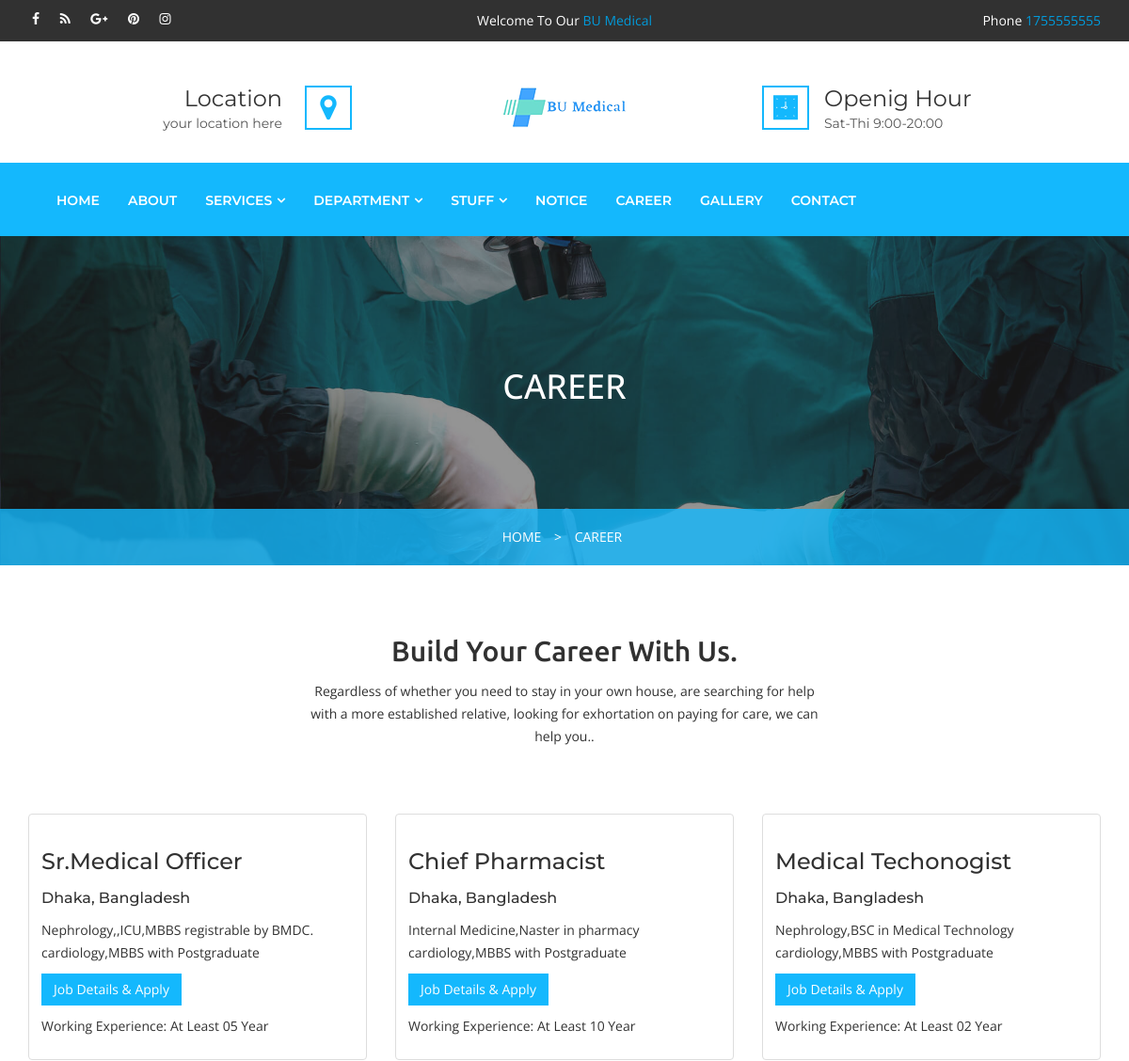
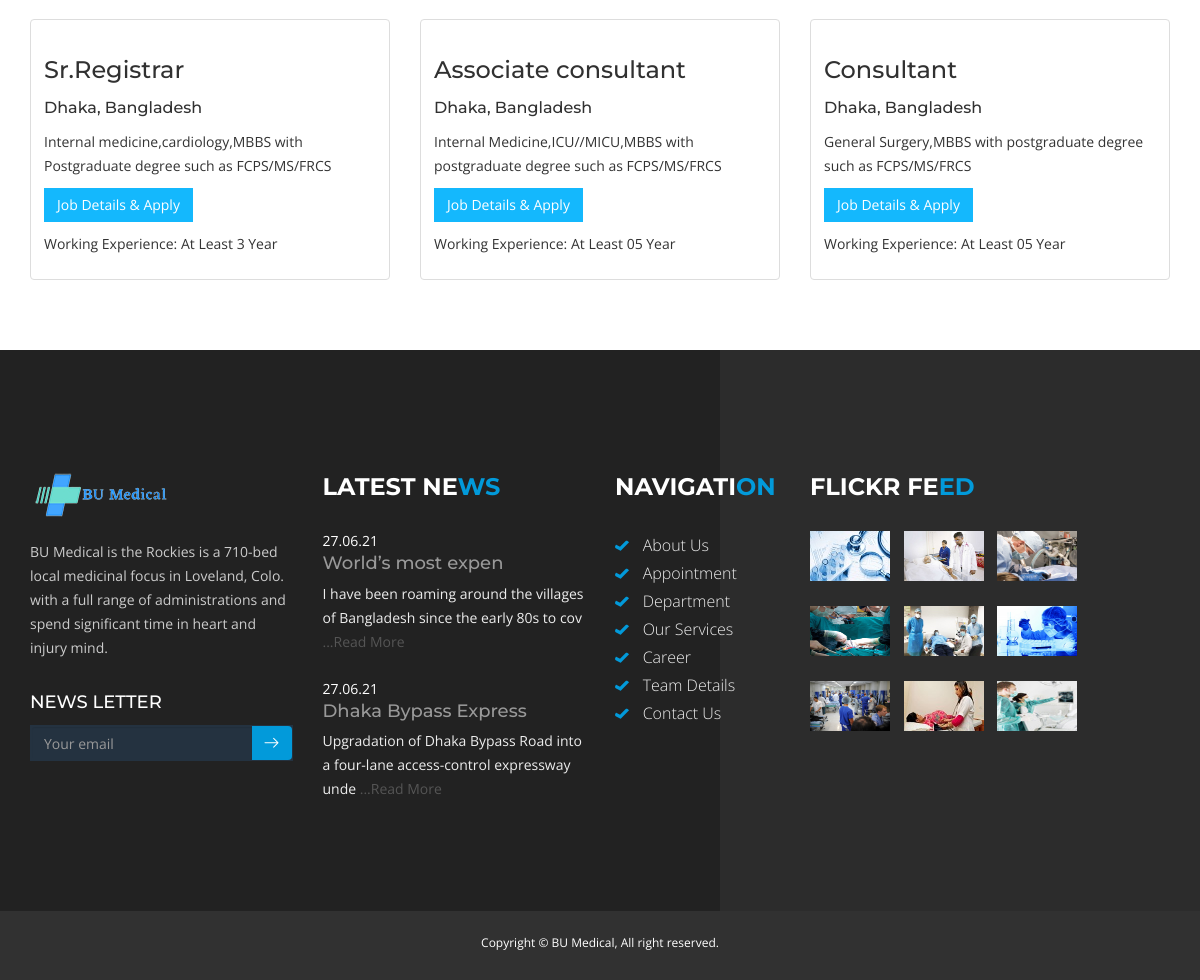
/carrer.php, run on the app's committed database (2 pictures, top to bottom).
### tables this page shows
CREATE TABLE `setting` (
  `web_name` varchar(255) NOT NULL,
  `logo` varchar(255) NOT NULL,
  `address` varchar(2000) NOT NULL,
  `country` varchar(255) NOT NULL,
  `city` varchar(255) NOT NULL,
  `email` varchar(255) NOT NULL,
  `mobile` int(255) NOT NULL
);

CREATE TABLE `job_post` (
  `id` int(11) NOT NULL,
  `title` varchar(256) NOT NULL,
  `detail` text NOT NULL,
  `open_post` varchar(128) NOT NULL,
  `job_nature` varchar(128) NOT NULL,
  `educational_background` varchar(128) NOT NULL,
  `experience` varchar(128) NOT NULL,
  `job_location` varchar(256) NOT NULL,
  `salary_range` varchar(128) NOT NULL,
  `application_deadline` varchar(128) NOT NULL,
  `status` tinyint(4) NOT NULL,
  `created_at` timestamp NOT NULL DEFAULT current_timestamp()
);

CREATE TABLE `notice` (
  `id` int(11) NOT NULL,
  `title` varchar(256) NOT NULL,
  `detail` text NOT NULL,
  `date_of_post` varchar(25) NOT NULL,
  `status` tinyint(2) NOT NULL,
  `created_at` timestamp NOT NULL DEFAULT current_timestamp()
);

CREATE TABLE `gallery` (
  `id` int(11) NOT NULL,
  `category` varchar(255) NOT NULL,
  `title` varchar(256) NOT NULL,
  `image` varchar(128) NOT NULL,
  `created_at` timestamp NOT NULL DEFAULT current_timestamp()
);

### carrer.php (the view, shortened to what this page needs)
<?php include 'template/header.php'; ?>
<div class="ulockd-inner-home">
    <div class="container text-center">
        <div class="row">
            <div class="ulockd-inner-conraimer-details">
                <div class="col-md-12">
                    <h1 class="text-uppercase">CAREER</h1>
                </div>
                <div class="col-md-12">
                    <div class="ulockd-icd-layer">
                        <ul class="list-inline ulockd-icd-sub-menu">
                            <li><a href="#"> HOME </a></li>
                            <li><a href="#"> > </a></li>
                            <li> <a href="#"> CAREER </a> </li>
                        </ul>
                    </div>
                </div>
            </div>
        </div>
    </div>
</div>
<section class="ulockd-career">
    <div class="container">
        <div class="row">
            <div class="col-md-6 col-md-offset-3 text-center">
                <h2>Build Your Career With Us.</h2>
                <p>Regardless of whether you need to stay in your own house, are searching for help with a more established relative, looking for exhortation on paying for care, we can help you..</p>
            </div>
        </div>
        <div class="row ulockd-mrgn1260">
            <?php
                include "config/db_config.php";
                $sql = "SELECT * FROM job_post where status=1 ORDER BY id DESC";
                $table = mysqli_query($conn, $sql);
                while($row = mysqli_fetch_assoc($table))
                {
            ?>
            <div class="col-sm-6 col-md-4">
                <div class="thumbnail">
                    <div class="caption">
                        <h3><?php echo $row['title']; ?></h3>
                        <h5><?php echo $row['job_location']; ?></h5>
                        <p><?php echo $row['job_nature']; ?>,<?php echo $row['educational_background']; ?></p>
                        <p><a href=""   class="btn btn-default ulockd-btn-thm2" role="button" data-toggle="modal" data-target="#myModal_<?php echo $row['id']; ?>"> Job Details & Apply</a></p>
                        <p>Working Experience: <?php echo $row['experience']; ?></p>
                    </div>
                </div>
            </div>
            <?php } ?>
        </div>
    </div>
</section>
<?php include 'template/footer.php'; ?>

### template/header.php (shortened to what this page needs)
<?php
    include 'config/db_config.php';
?>
<?php
$sql_set_view = "SELECT * FROM setting";
$result_set_view = $conn->query($sql_set_view);
?>
<!DOCTYPE html>
<html dir="ltr" lang="en">
    <head>
        <link rel="stylesheet" href="css/bootstrap.min.css">
        <link rel="stylesheet" href="css/all-plugins.css">
        <link rel="stylesheet" href="css/style.css">
        <link rel="stylesheet" href="css/theme-color.css">
        <link rel="stylesheet" href="css/responsive.css">
    </head>
    <body>
        <div class="wrapper">
            <div class="header-top">
                <div class="container">
                    <div class="row">
                        <div class="col-md-4">
                            <div class="social-linked">
                                <ul class="list-inline">
                                    <li><a href="#"><i class="fa fa-facebook"></i></a></li>
                                    <li><a href="#"><i class="fa fa-rss"></i></a></li>
                                    <li><a href="#"><i class="fa fa-google-plus"></i></a></li>
                                    <li><a href="#"><i class="fa fa-pinterest"></i></a></li>
                                    <li><a href="#"><i class="fa fa-instagram"></i></a></li>
                                </ul>
                            </div>
                        </div>
                        <?php
                            while($row_set = mysqli_fetch_assoc($result_set_view)){
                        ?>
                        <div class="col-md-4">
                            <div class="welcm-ht text-center">
                                <p class="ulockd-welcntxt">Welcome To Our<span class="text-thm1"> <?php echo $row_set['web_name']; ?></span></p>
                            </div>
                        </div>
                        <div class="col-md-4">
                            <div class="welcm-ht text-right">
                                <p class="ulockd-welcntxt">Phone<span class="text-thm1"> <?php echo $row_set['mobile']; ?></span></p>
                            </div>
                        </div>
                    </div>
                </div>
            </div>
            <div class="header-middle">
                <div class="container">
                    <div class="row">
                        <div class="col-xs-12 col-sm-4 col-md-4">
                            <div class="ulockd-contact-info text-right">
                                <div class="ulockd-icon pull-right"><span class="flaticon-map-marker"></span></div>
                                <div class="ulockd-info">
                                    <h3>Location</h3>
                                    <p class="ulockd-cell">your location here</p>
                                </div>
                            </div>
                        </div>
                        <div class="col-xs-12 col-sm-4 col-md-4">
                            <div class="ulockd-welcm-hmddl text-center">
                                <a href="index.php" class="ulockd-main-logo"><img src="admin/upload/logo/<?php echo $row_set['logo']; ?>" alt=""></a>
                            </div>
                        </div>
                        <?php } ?>
                        <div class="col-xs-12 col-sm-4 col-md-4">
                            <div class="ulockd-ohour-info">
                                <div class="ulockd-icon pull-left"><span class="flaticon-clock-1"></span></div>
                                <div class="ulockd-info">
                                    <h3>Openig Hour</h3>
                                    <p class="ulockd-addrss">Sat-Thi 9:00-20:00</p>
                                </div>
                            </div>
                        </div>
                    </div>
                </div>
            </div>
            <header class="header-nav">
                <div class="main-header-nav navbar-scrolltofixed">
                    <div class="container">
                        <nav class="navbar navbar-default bootsnav menu-style1 light-blue">
                            <div class="collapse navbar-collapse" id="navbar-menu">
                                <ul class="nav navbar-nav navbar-left" data-in="fadeIn">
                                    <li class="dropdown">
                                        <a href="index.php">Home</a>
                                    </li>
                                    <li class="dropdown">
                                        <a href="about.php">About</a>
                                    </li>
                                    <li class="dropdown">
                                        <a href="service.php" class="dropdown-toggle">Services</a>
                                    </li>
                                    <li class="dropdown">
                                        <a href="department.php" class="dropdown-toggle">Department</a>
                                    </li>
                                    <li class="dropdown">
                                        <a href="team.php" class="dropdown-toggle">Stuff</a>
                                    </li>
                                    <li class="dropdown">
                                        <a href="notice.php">Notice</a>
                                    </li>
                                    <li class="dropdown">
                                        <a href="carrer.php">Career</a>
                                    </li>
                                    <li class="dropdown">
                                        <a href="gallery.php">Gallery</a>
                                    </li>
                                    <li class="dropdown">
                                        <a href="contact.php">Contact</a>
                                    </li>
                                </ul>
                            </div>
                    </div>
                </div>
            </header>

### template/footer.php (shortened to what this page needs)
<?php
$sql_notice_rec = "SELECT * FROM notice WHERE status = 1 ORDER BY id DESC limit 2";
$result_notice_rec = mysqli_query($conn, $sql_notice_rec);
$sql_gallery_view = "SELECT * FROM gallery ORDER BY id DESC limit 9";
$result_gallery_view = $conn->query($sql_gallery_view);
?>
<section class="ulockd-footer">
    <div class="container">
        <div class="row">
            <div class="col-xs-12 col-sm-6 col-md-3 col-lg-3">
                <div class="ulockd-footer-widget">
                    <img alt="" src="images/header-logo.png" class="img-responsive ulockd-footer-log">
                    <p class="ulockd-ftr-text">BU Medical is the Rockies is a 710-bed local medicinal focus in Loveland, Colo. with a full range of administrations and spend significant time in heart and injury mind.</p>
                </div>
                <div class="ulockd-footer-newsletter">
                    <h4 class="title text-uppercase">News Letter</h4>
                    <form class="ulockd-mailchimp">
                        <div class="input-group">
                            <input type="email" class="form-control input-md" placeholder="Your email" name="EMAIL" value="">
                            <span class="input-group-btn">
                                <button type="submit" class="btn btn-md"><i class="icon flaticon-right-arrow"></i></button>
                            </span>
                        </div>
                    </form>
                </div>
            </div>
            <div class="col-xs-12 col-sm-6 col-md-3 col-lg-3">
                <div class="ulockd-footer-lnews">
                    <h3 class="text-uppercase">Latest Ne<span class="text-thm1">ws</span></h3>
                    <div class="ulockd-media-box">
                        <?php
                            if($result_notice_rec->num_rows > 0) {
                                while ($rows_notice_rec = $result_notice_rec->fetch_assoc()) {
                        ?>
                        <div class="media">
                            <div class="media-body">
                                <a href="#" class="post-date"><?php echo $rows_notice_rec['date_of_post']; ?></a>
                                <h4 class="media-heading"><?php echo substr($rows_notice_rec['title'], 0, 20); ?></h4>
                                <p><?php echo substr($rows_notice_rec['detail'], 0, 80); ?><a href="single_notice.php?notice_id=<?php echo $rows_notice_rec['id']; ?>"> ...Read More</a></p>
                            </div>
                        </div>
                        <?php }} ?>
                    </div>
                </div>
            </div>
            <div class="col-xs-12 col-sm-6 col-md-3 col-lg-2">
                <div class="ulockd-footer-qlink">
                    <h3 class="text-uppercase">NAVIGATI<span class="text-thm1">ON</span></h3>
                    <ul class="list-unstyled">
                        <li> <span class="flaticon-checked-mark text-thm1"></span> <a href="about.php"> About Us</a></li>
                        <li> <span class="flaticon-checked-mark text-thm1"></span> <a href="appoinment.php"> Appointment</a></li>
                        <li> <span class="flaticon-checked-mark text-thm1"></span> <a href="department.php"> Department</a></li>
                        <li> <span class="flaticon-checked-mark text-thm1"></span> <a href="service.php"> Our Services</a></li>
                        <li> <span class="flaticon-checked-mark text-thm1"></span> <a href="career.php"> Career</a></li>
                        <li> <span class="flaticon-checked-mark text-thm1"></span> <a href="team.php"> Team Details</a></li>
                        <li> <span class="flaticon-checked-mark text-thm1"></span> <a href="contact.php"> Contact Us</a></li>
                    </ul>
                </div>
            </div>
            <div class="col-xs-12 col-sm-6 col-md-3 col-lg-4">
                <div class="flickr-widget">
                    <h3 class="text-uppercase">Flickr Fe<span class="text-thm1">ed</span></h3>
                    <ul class="list-inline">
                        <?php
                            while($row_gallery = mysqli_fetch_assoc($result_gallery_view)){
                        ?>
                        <li>
                            <div class="thumb">
                                <img alt="" class="img-responsive" style="width:80px; height:50px" src="admin/upload/gallery/<?php echo $row_gallery['image']; ?>">
                            </div>
                        </li>
                        <?php } ?>
                    </ul>
                </div>
            </div>
        </div>
    </div>
</section>
<section class="ulockd-copy-right">
    <div class="container">
        <div class="row">
            <div class="col-md-12">
                <p>Copyright © BU Medical, All right reserved.</p>
            </div>
        </div>
    </div>
</section>
</div>
</body>
</html>

### data on the page
setting: web_name "BU Medical", mobile "1755555555", logo (picture)
job_post: title "Sr.Medical Officer", job_location "Dhaka, Bangladesh", job_nature "Nephrology", educational_background ",ICU,MBBS registrable by BMDC. cardiology,MBBS with Postgraduate", experience "At Least 05 Year"
job_post: title "Chief Pharmacist", job_location "Dhaka, Bangladesh", job_nature "Internal Medicine", educational_background "Naster in pharmacy cardiology,MBBS with Postgraduate", experience "At Least 10 Year"
job_post: title "Medical Techonogist", job_location "Dhaka, Bangladesh", job_nature "Nephrology", educational_background "BSC in Medical Technology cardiology,MBBS with Postgraduate", experience "At Least 02 Year"
job_post: title "Sr.Registrar", job_location "Dhaka, Bangladesh", job_nature "Internal medicine", educational_background "cardiology,MBBS with Postgraduate degree such as FCPS/MS/FRCS", experience "At Least 3 Year"
job_post: title "Associate consultant", job_location "Dhaka, Bangladesh", job_nature "Internal Medicine", educational_background "ICU//MICU,MBBS with postgraduate degree such as FCPS/MS/FRCS", experience "At Least 05 Year"
job_post: title "Consultant", job_location "Dhaka, Bangladesh", job_nature "General Surgery", educational_background "MBBS with postgraduate degree such as FCPS/MS/FRCS", experience "At Least 05 Year"
notice: date_of_post "27.06.21", title "World’s most expen", detail "I have been roaming around the villages of Bangladesh since the early 80s to cov"
notice: date_of_post "27.06.21", title "Dhaka Bypass Express", detail "Upgradation of Dhaka Bypass Road into a four-lane access-control expressway unde"
gallery: image (picture)
gallery: image (picture)
gallery: image (picture)
gallery: image (picture)
gallery: image (picture)
gallery: image (picture)
gallery: image (picture)
gallery: image (picture)
gallery: image (picture)
